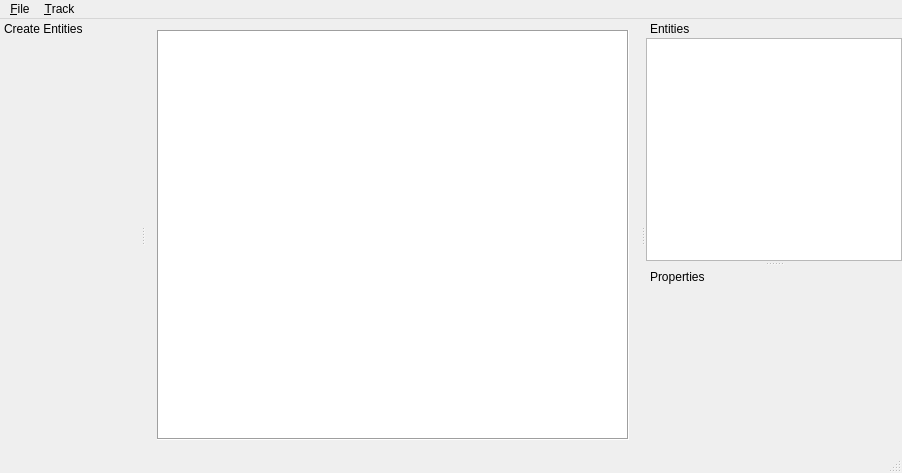
<?xml version="1.0" encoding="UTF-8"?>
<ui version="4.0">
 <class>MainWindow</class>
 <widget class="QMainWindow" name="MainWindow">
  <property name="geometry">
   <rect>
    <x>0</x>
    <y>0</y>
    <width>902</width>
    <height>469</height>
   </rect>
  </property>
  <property name="windowTitle">
   <string>Factorio Racetrack Designer</string>
  </property>
  <widget class="QWidget" name="centralWidget">
   <layout class="QHBoxLayout" name="horizontalLayout">
    <item>
     <widget class="QFactorioZoomableGraphicsView" name="image">
      <property name="minimumSize">
       <size>
        <width>410</width>
        <height>410</height>
       </size>
      </property>
      <property name="frameShape">
       <enum>QFrame::Box</enum>
      </property>
      <property name="backgroundBrush">
       <brush brushstyle="SolidPattern">
        <color alpha="255">
         <red>0</red>
         <green>0</green>
         <blue>0</blue>
        </color>
       </brush>
      </property>
      <property name="dragMode">
       <enum>QGraphicsView::ScrollHandDrag</enum>
      </property>
      <property name="transformationAnchor">
       <enum>QGraphicsView::AnchorUnderMouse</enum>
      </property>
      <property name="resizeAnchor">
       <enum>QGraphicsView::AnchorUnderMouse</enum>
      </property>
      <property name="viewportUpdateMode">
       <enum>QGraphicsView::FullViewportUpdate</enum>
      </property>
     </widget>
    </item>
   </layout>
  </widget>
  <widget class="QMenuBar" name="menuBar">
   <property name="geometry">
    <rect>
     <x>0</x>
     <y>0</y>
     <width>902</width>
     <height>21</height>
    </rect>
   </property>
   <widget class="QMenu" name="menuFile">
    <property name="title">
     <string>&amp;File</string>
    </property>
    <addaction name="actionLoad_Project"/>
    <addaction name="actionSave_Project"/>
    <addaction name="actionExport_EntityMap"/>
    <addaction name="separator"/>
    <addaction name="actionQuit"/>
   </widget>
   <widget class="QMenu" name="menuTrack">
    <property name="title">
     <string>&amp;Track</string>
    </property>
    <addaction name="actionLoad_Image"/>
   </widget>
   <addaction name="menuFile"/>
   <addaction name="menuTrack"/>
  </widget>
  <widget class="QStatusBar" name="statusBar"/>
  <widget class="QDockWidget" name="dockWidget_2">
   <property name="minimumSize">
    <size>
     <width>240</width>
     <height>160</height>
    </size>
   </property>
   <property name="features">
    <set>QDockWidget::DockWidgetMovable</set>
   </property>
   <property name="windowTitle">
    <string>Entities</string>
   </property>
   <attribute name="dockWidgetArea">
    <number>2</number>
   </attribute>
   <widget class="QWidget" name="dockWidgetContents_2">
    <layout class="QVBoxLayout" name="verticalLayout_2">
     <property name="spacing">
      <number>0</number>
     </property>
     <property name="leftMargin">
      <number>0</number>
     </property>
     <property name="topMargin">
      <number>0</number>
     </property>
     <property name="rightMargin">
      <number>0</number>
     </property>
     <property name="bottomMargin">
      <number>0</number>
     </property>
     <item>
      <widget class="QTreeWidget" name="treeWidget">
       <attribute name="headerVisible">
        <bool>false</bool>
       </attribute>
       <column>
        <property name="text">
         <string notr="true">1</string>
        </property>
       </column>
      </widget>
     </item>
    </layout>
   </widget>
  </widget>
  <widget class="QDockWidget" name="propertyDockWidget">
   <property name="minimumSize">
    <size>
     <width>240</width>
     <height>160</height>
    </size>
   </property>
   <property name="features">
    <set>QDockWidget::DockWidgetMovable</set>
   </property>
   <property name="windowTitle">
    <string>Properties</string>
   </property>
   <attribute name="dockWidgetArea">
    <number>2</number>
   </attribute>
   <widget class="QWidget" name="propertyDock">
    <layout class="QVBoxLayout" name="propertyDockLayout">
     <property name="leftMargin">
      <number>0</number>
     </property>
     <property name="topMargin">
      <number>0</number>
     </property>
     <property name="rightMargin">
      <number>0</number>
     </property>
     <property name="bottomMargin">
      <number>0</number>
     </property>
     <item>
      <widget class="QFrame" name="properties"/>
     </item>
    </layout>
   </widget>
  </widget>
  <widget class="QDockWidget" name="entitiesDockWidget">
   <property name="minimumSize">
    <size>
     <width>140</width>
     <height>160</height>
    </size>
   </property>
   <property name="features">
    <set>QDockWidget::DockWidgetMovable</set>
   </property>
   <property name="windowTitle">
    <string>Create Entities</string>
   </property>
   <attribute name="dockWidgetArea">
    <number>1</number>
   </attribute>
   <widget class="QWidget" name="entities">
    <layout class="QVBoxLayout" name="entityLayout">
     <item>
      <spacer name="entitySpacer">
       <property name="orientation">
        <enum>Qt::Vertical</enum>
       </property>
       <property name="sizeHint" stdset="0">
        <size>
         <width>20</width>
         <height>327</height>
        </size>
       </property>
      </spacer>
     </item>
    </layout>
   </widget>
  </widget>
  <action name="actionLoad_Image">
   <property name="text">
    <string>&amp;Open Image</string>
   </property>
  </action>
  <action name="actionLoad_Project">
   <property name="text">
    <string>&amp;Load Project</string>
   </property>
  </action>
  <action name="actionSave_Project">
   <property name="text">
    <string>&amp;Save Project</string>
   </property>
  </action>
  <action name="actionQuit">
   <property name="text">
    <string>&amp;Quit</string>
   </property>
  </action>
  <action name="actionExport_EntityMap">
   <property name="text">
    <string>Export EntityMap</string>
   </property>
  </action>
 </widget>
 <layoutdefault spacing="6" margin="11"/>
 <customwidgets>
  <customwidget>
   <class>QFactorioZoomableGraphicsView</class>
   <extends>QGraphicsView</extends>
   <header>qfactoriozoomablegraphicsview.h</header>
  </customwidget>
 </customwidgets>
 <resources/>
 <connections/>
</ui>
